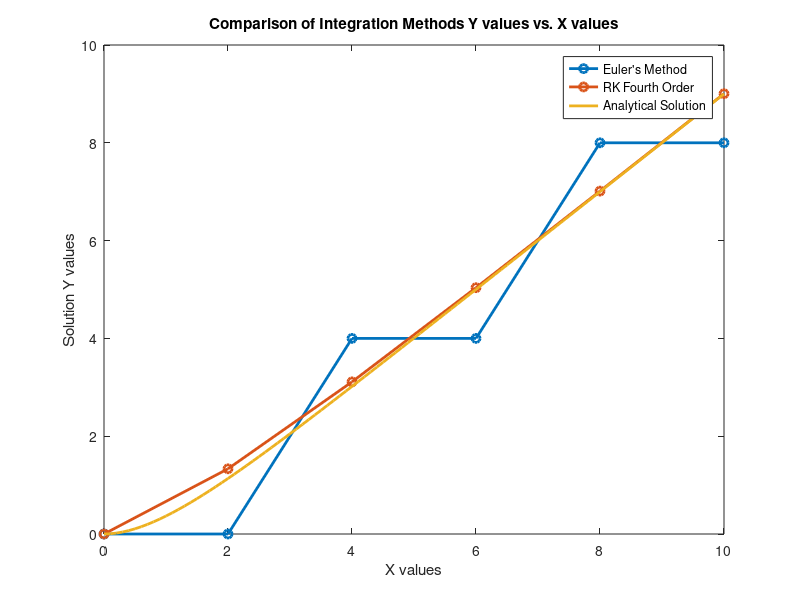

MATLAB code for this plot:
% This script uses Euler's method and the classical fourth-order
% Runge-Kutta method to solve the following differential equation
% from x=0 to x=10

% dy/dx = x - y
% y(0) = 0
% h (step size) = 2

% Euler Method First
y_0 = 0;
h = 2;
x = 0:2:10;
y = [y_0];
for i = 1:(length(x)-1)
   dy = x(i)-y(i);
   y(i+1)  = y(i) + h * dy;
end

plot(x, y, '-o', 'LineWidth',2);
hold on;

% Now we try Runge Kutta
y_rk = [y_0];
for i = (1:length(x)-1)
    k1 = x(i) - y_rk(i);
    k2 = (x(i) + 1/2*h)-(y_rk(i) + 1/2 *k1 * h);
    k3 = (x(i) + 1/2*h) - (y_rk(i) + 1/2 *k2 * h);
    k4 = (x(i) + h) - (y_rk(i) + k3*h);
    y_rk(i+1) = y_rk(i) + 1/6*(k1 + 2*k2 + 2*k3 + k4)*h;
end

plot(x, y_rk, '-o', 'LineWidth', 2);

% Finally, plot the actual analytic solution
x_detailed = 0:0.1:10;
y_actual = exp(-x_detailed(:)) + x_detailed(:) - 1;

plot(x_detailed, y_actual, 'LineWidth', 2)
xlabel("X values");
ylabel("Solution Y values");
title("Comparison of Integration Methods Y values vs. X values");
legend("Euler's Method", "RK Fourth Order", "Analytical Solution");